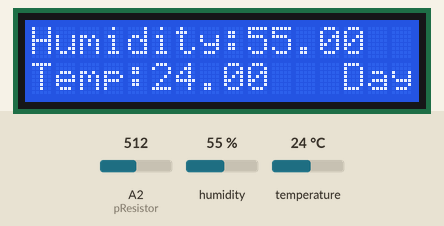
This sketch was run on a simulated Arduino Uno, built with avr-gcc and run on an emulated ATmega328P. Shown: 16×2 character LCD. The inputs (shaded band) are chosen by the test bench; at power-on: A2 (pResistor) = 512, humidity 55 %, temperature 24 °C. What the sketch prints to the serial monitor is not drawn.

Above: at 1.3 s.
1.4 s: A2 (pResistor) set to 492
At 5.6 s:
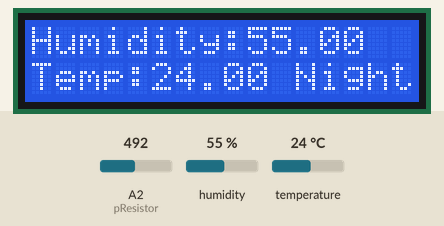
10.5 s: humidity set to 22 %
At 17.53 s:
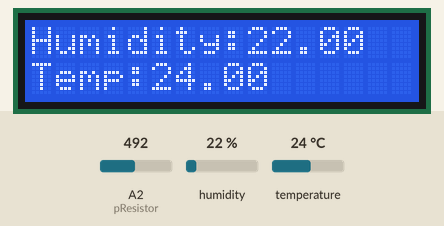
18.9 s: temperature set to 12 °C
At 23.1 s:
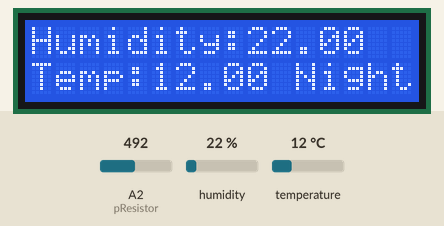
24.1 s: A2 (pResistor) set to 510
At 27.5 s:
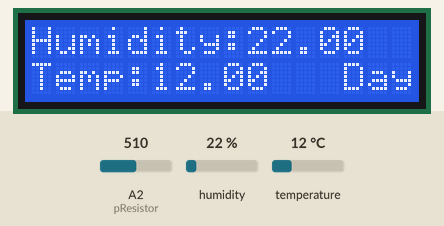
29.3 s: humidity set to 40 %
At 31.9 s:
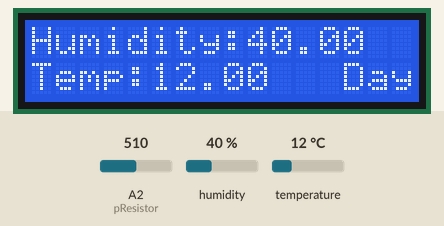
34.5 s: A2 (pResistor) set to 490
At 36.2 s:
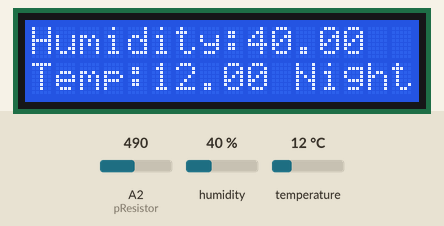
Timing chart, 0 to 37.7 s (numbered marks = the images above; inputs shaded):
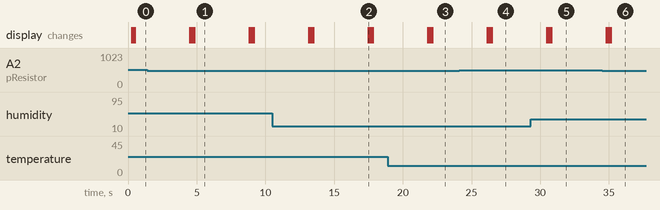

The sketch:

weather_station.ino
```cpp
#define Type DHT11
#include <Adafruit_Sensor.h>
#include <DHT.h>
#include <DHT_U.h>
#include <LiquidCrystal.h>

int sensePin = 7, light, dispLCDTime = 0, setTime = 100;
float temp, humidity;
String values;
const int pResistor = 2;

DHT HT(sensePin,Type);
LiquidCrystal LCD(10,9,5,4,3,2);

void setup(){
  Serial.begin(9600);

  LCD.begin(16,2);
  LCD.setCursor(0,0);
  LCD.print("Humidity:");

  LCD.setCursor(0,1);
  LCD.print("Temp:");

  HT.begin();
  delay(setTime);
}

void loop(){
    values= ("Humidity "+get_hum_Value()+','+"Room-Temperature "+get_temp_Value()+","+"Light-Intensity "+get_light_Intensity()+"\n");   // print all sensor values in serial monitor
       delay(1000);
       // removed any buffered previous serial data.
       Serial.flush();
       delay(1000);
       // sent sensors data to serial (sent sensors data to ESP8266)
       Serial.print(values);
       delay(2000);
}

String get_hum_Value(){
    LCD.setCursor(9,0);
    LCD.print("      ");

    delay(setTime);
    humidity = HT.readHumidity();   // get humidity value from DHT111 sensor

    LCD.setCursor(9,0);
    LCD.print(humidity);          // print humidity value on LCD
    delay(dispLCDTime);

    return String(humidity);      // return value of humidity to void loop
}

String get_temp_Value(){
    LCD.setCursor(5,1);
    LCD.print("      ");

    delay(setTime);
    temp = HT.readTemperature();    // get room temperature from DHT111 sensor

    LCD.setCursor(5,1);
    LCD.print(temp);         // print room temperature value on LCD
    delay(dispLCDTime);

    return String(temp);     // return value of room temperature to void loop
}

String get_light_Intensity(){
    LCD.setCursor(11,1);
    LCD.print("     ");

    delay(setTime);
    light = analogRead(pResistor);

    if(light > 500){
      LCD.setCursor(13,1);
      LCD.print("Day");
      delay(dispLCDTime);
      }
    else{
      LCD.setCursor(11,1);
      LCD.print("Night");
      delay(dispLCDTime);
      }

  return String(light);

}
```

Measured:
- the behaviour switches between 501 and 500 on A2 (pResistor) (found by bisection; images 0 and 1)
- after the input at 1.4 s, the display: first differs from a run without the input after 3.2 s (image 1 shows a later state)
- after the input at 24.1 s, the display: first differs from a run without the input after 2.1 s (image 4 shows a later state)
- after the input at 34.5 s, the display: first differs from a run without the input after 0.41 s (image 6 shows a later state)
- what the display in image 1 shows lasts 4.0 s, from 4.8 s to 8.8 s
